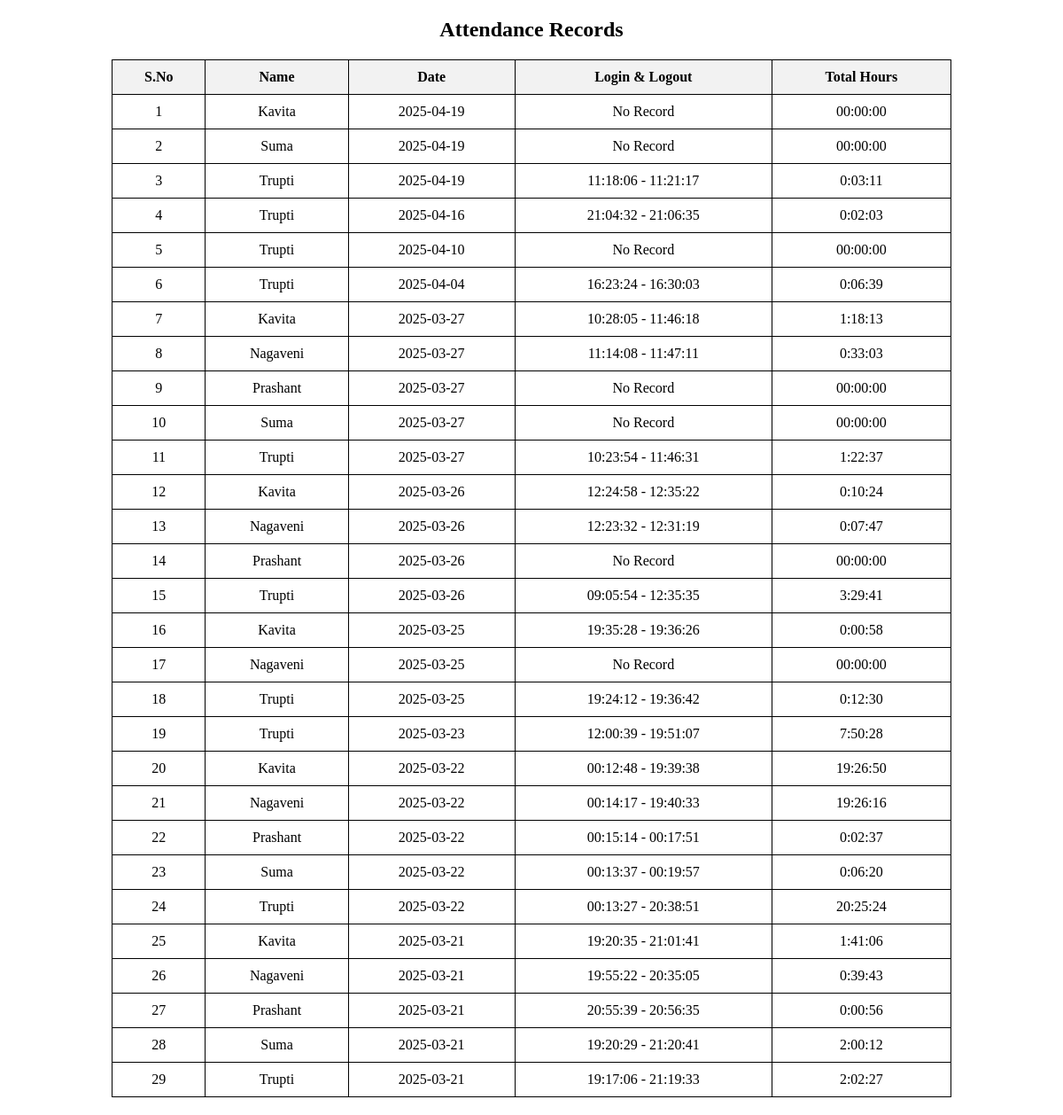
The page / on the database its author committed.
### tables this page shows
CREATE TABLE attendance (
            id INTEGER PRIMARY KEY AUTOINCREMENT,
            name TEXT NOT NULL,
            day TEXT NOT NULL,  -- Date of attendance entry
            login_logout TEXT NOT NULL,  -- Stores all login/logout times in one row per day
            total_hours TEXT NOT NULL,    -- Stores total hours for the day
            UNIQUE(name, day)  -- Ensure each student has only one row per day
        );

### app.py (the view)
@app.route('/')
def index():
    records = fetch_attendance()
    print("[DEBUG] Attendance Data:", records)
    return render_template('attendance.html', attendance=records)

### templates/attendance.html (shortened to what this page needs)
<!DOCTYPE html>
<html lang="en">
<head>
</head>
<body>
    <h2 style="text-align:center;">Attendance Records</h2>
    <table>
        <tr>
            <th>S.No</th>
            <th>Name</th>
            <th>Date</th>
            <th>Login & Logout</th>
            <th>Total Hours</th>
        </tr>
        {% for row in attendance %}
        <tr>
            <td>{{ row[0] }}</td>
            <td>{{ row[1] }}</td>
            <td>{{ row[2] }}</td>
            <td>{{ row[3] }}</td>
            <td>{{ row[4] }}</td>
        </tr>
        {% endfor %}
    </table>
</body>
</html>

### templates/attendance.html (style rules this page uses)
table { width: 80%; margin: 20px auto; border-collapse: collapse; }
th, td { border: 1px solid black; padding: 10px; text-align: center; }
th { background-color: #f2f2f2; }

### rows shown on the page
attendance: row "1", name "Kavita", day "2025-04-19", row "No Record", total_hours "00:00:00"
attendance: row "2", name "Suma", day "2025-04-19", row "No Record", total_hours "00:00:00"
attendance: row "3", name "Trupti", day "2025-04-19", row "11:18:06 - 11:21:17", row "0:03:11"
attendance: row "4", name "Trupti", day "2025-04-16", row "21:04:32 - 21:06:35", row "0:02:03"
attendance: row "5", name "Trupti", day "2025-04-10", row "No Record", total_hours "00:00:00"
attendance: row "6", name "Trupti", day "2025-04-04", row "16:23:24 - 16:30:03", row "0:06:39"
attendance: row "7", name "Kavita", day "2025-03-27", row "10:28:05 - 11:46:18", row "1:18:13"
attendance: row "8", name "Nagaveni", day "2025-03-27", row "11:14:08 - 11:47:11", total_hours "0:33:03"
attendance: row "9", name "Prashant", day "2025-03-27", row "No Record", total_hours "00:00:00"
attendance: row "10", name "Suma", day "2025-03-27", row "No Record", total_hours "00:00:00"
attendance: row "11", name "Trupti", day "2025-03-27", row "10:23:54 - 11:46:31", row "1:22:37"
attendance: row "12", name "Kavita", day "2025-03-26", row "12:24:58 - 12:35:22", row "0:10:24"
attendance: row "13", name "Nagaveni", day "2025-03-26", row "12:23:32 - 12:31:19", row "0:07:47"
attendance: row "14", name "Prashant", day "2025-03-26", row "No Record", total_hours "00:00:00"
attendance: id "15", name "Trupti", day "2025-03-26", row "09:05:54 - 12:35:35", row "3:29:41"
attendance: row "16", name "Kavita", day "2025-03-25", row "19:35:28 - 19:36:26", total_hours "0:00:58"
attendance: row "17", name "Nagaveni", day "2025-03-25", row "No Record", total_hours "00:00:00"
attendance: row "18", name "Trupti", day "2025-03-25", row "19:24:12 - 19:36:42", row "0:12:30"
attendance: row "19", name "Trupti", day "2025-03-23", row "12:00:39 - 19:51:07", row "7:50:28"
attendance: row "20", name "Kavita", day "2025-03-22", row "00:12:48 - 19:39:38", row "19:26:50"
attendance: row "21", name "Nagaveni", day "2025-03-22", row "00:14:17 - 19:40:33", row "19:26:16"
attendance: row "22", name "Prashant", day "2025-03-22", row "00:15:14 - 00:17:51", total_hours "0:02:37"
attendance: row "23", name "Suma", day "2025-03-22", row "00:13:37 - 00:19:57", total_hours "0:06:20"
attendance: row "24", name "Trupti", day "2025-03-22", row "00:13:27 - 20:38:51", row "20:25:24"
attendance: row "25", name "Kavita", day "2025-03-21", row "19:20:35 - 21:01:41", row "1:41:06"
attendance: row "26", name "Nagaveni", day "2025-03-21", row "19:55:22 - 20:35:05", total_hours "0:39:43"
attendance: row "27", name "Prashant", day "2025-03-21", row "20:55:39 - 20:56:35", total_hours "0:00:56"
attendance: row "28", name "Suma", day "2025-03-21", row "19:20:29 - 21:20:41", row "2:00:12"
attendance: row "29", name "Trupti", day "2025-03-21", row "19:17:06 - 21:19:33", row "2:02:27"
